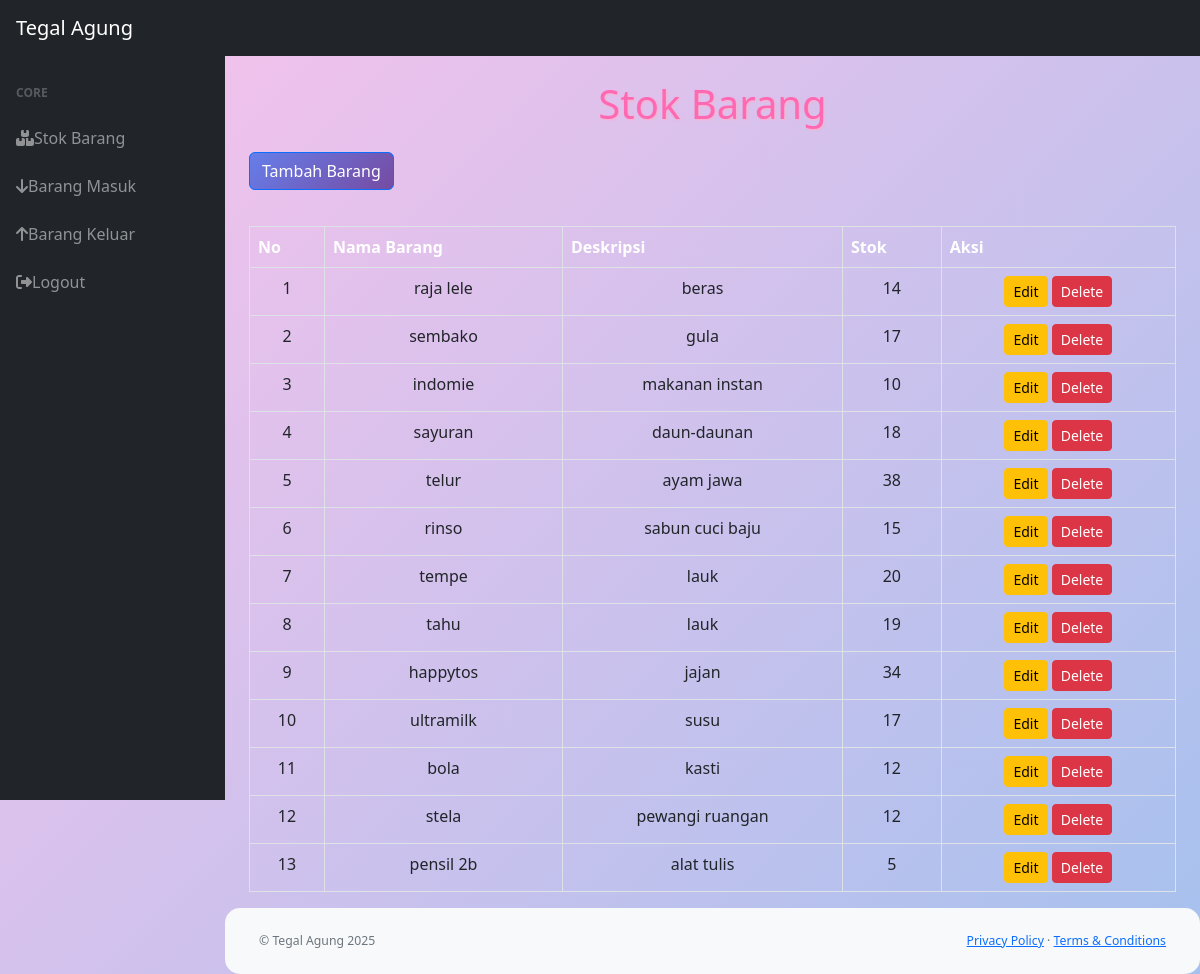
Screenshot of /index.php (signed in) with the database file from the repository.
### tables this page shows
CREATE TABLE `stok` (
  `id_barang` int(11) NOT NULL,
  `nama_barang` varchar(25) NOT NULL,
  `deskripsi` varchar(25) NOT NULL,
  `stok` int(11) NOT NULL
);

### function.php (called while the page is built, shortened)
<?php
function getKoneksi() {
    $conn = mysqli_connect("localhost", "root", "", "portofolio_stok_barang");
    return $conn;
}
function runQuery($query) {
    $conn = getKoneksi();
    $result = mysqli_query($conn, $query);
    return $result;
}
function getBarang() {
    return runQuery("SELECT * FROM stok");
}
?>

### index.php (the view, shortened to what this page needs)
<?php
require 'function.php';
$barang = getBarang();
?>
<!DOCTYPE html>
<html lang="en">
<head>
    <link href="https://cdn.jsdelivr.net/npm/simple-datatables@7.1.2/dist/style.min.css" rel="stylesheet" />
    <link href="css/styles.css" rel="stylesheet" />
    <link href="https://cdn.jsdelivr.net/npm/bootstrap@5.2.3/dist/css/bootstrap.min.css" rel="stylesheet" />
</head>
<body class="sb-nav-fixed">
<nav class="sb-topnav navbar navbar-expand navbar-dark bg-dark">
    <a class="navbar-brand ps-3" href="index.php">Tegal Agung</a>
</nav>
<div id="layoutSidenav">
    <div id="layoutSidenav_nav">
        <nav class="sb-sidenav accordion sb-sidenav-dark" id="sidenavAccordion">
            <div class="sb-sidenav-menu">
                <div class="nav">
                    <div class="sb-sidenav-menu-heading">Core</div>
                    <a class="nav-link" href="index.php"><i class="fas fa-boxes"></i> Stok Barang</a>
                    <a class="nav-link" href="masuk.php"><i class="fas fa-arrow-down"></i> Barang Masuk</a>
                    <a class="nav-link" href="keluar.php"><i class="fas fa-arrow-up"></i> Barang Keluar</a>
                    <a class="nav-link" href="logout.php"><i class="fas fa-sign-out-alt"></i> Logout</a>
                </div>
            </div>
        </nav>
    </div>
    <div id="layoutSidenav_content">
        <main>
            <div class="container-fluid px-4">
                <h1 class="mt-4">Stok Barang</h1>
                <button class="btn btn-primary my-3" data-bs-toggle="modal" data-bs-target="#myModal">Tambah Barang</button>
                <div class="card-body table-responsive">
                    <table id="datatablesSimple" class="table table-bordered">
                        <thead>
                            <tr>
                                <th>No</th>
                                <th>Nama Barang</th>
                                <th>Deskripsi</th>
                                <th>Stok</th>
                                <th>Aksi</th>
                            </tr>
                        </thead>
                        <tbody>
                        <?php
                    $no = 1;
                    while ($row = mysqli_fetch_assoc($barang)) {
                    ?>
                    <tr>
                        <td><?= $no++; ?></td>
                        <td><?= htmlspecialchars($row['nama_barang']); ?></td>
                        <td><?= htmlspecialchars($row['deskripsi']); ?></td>
                        <td><?= $row['stok']; ?></td>
                        <td>
                            <a href="edit_barang.php?id_barang=<?= $row['id_barang']; ?>" class="btn btn-warning btn-sm">Edit</a>
                            <a href="index.php?hapus=<?= $row['id_barang']; ?>" class="btn btn-danger btn-sm" onclick="return confirm('Apakah Anda yakin ingin menghapus barang ini?');">Delete</a>
                        </td>
                    </tr>
                    <?php } ?>
                        </tbody>
                    </table>
                </div>
            </div>
        </main>
        <footer class="py-4 bg-light mt-auto">
            <div class="container-fluid px-4 text-muted small d-flex justify-content-between">
                <div>&copy; Tegal Agung 2025</div>
                <div>
                    <a href="#">Privacy Policy</a>
                    &middot;
                    <a href="#">Terms &amp; Conditions</a>
                </div>
            </div>
        </footer>
    </div>
</div>
</body>
</html>

### index.php (style rules this page uses)
body { background: linear-gradient(135deg, #fbc2eb 0%, #a6c1ee 100%); font-family: 'Segoe UI', Tahoma, Geneva, Verdana, sans-serif; }
.btn-primary { background: linear-gradient(135deg, #667eea 0%, #764ba2 100%); border: none; border-radius: 10px; }

### rows the page displays
stok: nama_barang "raja lele", deskripsi "beras", stok "14"
stok: nama_barang "sembako", deskripsi "gula", stok "17"
stok: nama_barang "indomie", deskripsi "makanan instan", stok "10"
stok: nama_barang "sayuran", deskripsi "daun-daunan", stok "18"
stok: nama_barang "telur", deskripsi "ayam jawa", stok "38"
stok: nama_barang "rinso", deskripsi "sabun cuci baju", stok "15"
stok: nama_barang "tempe", deskripsi "lauk", stok "20"
stok: nama_barang "tahu", deskripsi "lauk", stok "19"
stok: nama_barang "happytos", deskripsi "jajan", stok "34"
stok: nama_barang "ultramilk", deskripsi "susu", stok "17"
stok: nama_barang "bola", deskripsi "kasti", stok "12"
stok: nama_barang "stela", deskripsi "pewangi ruangan", stok "12"
stok: nama_barang "pensil 2b", deskripsi "alat tulis", stok "5"
